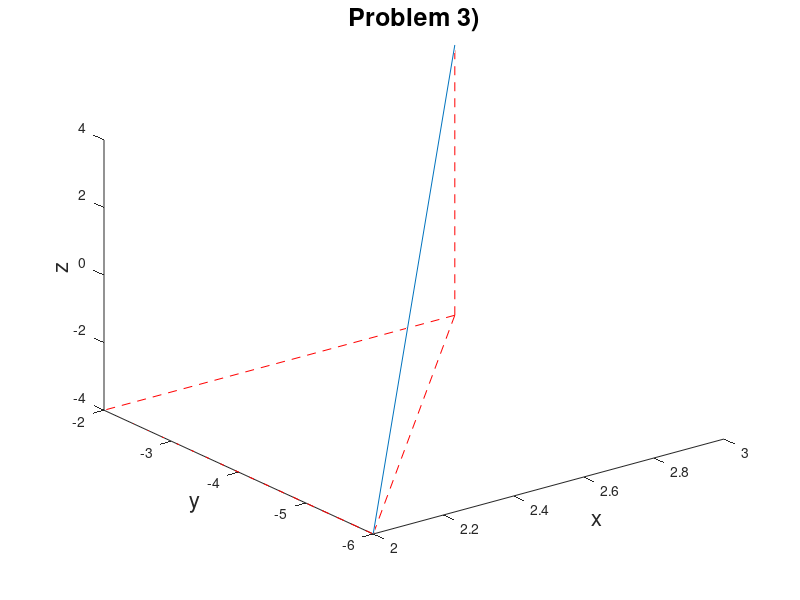
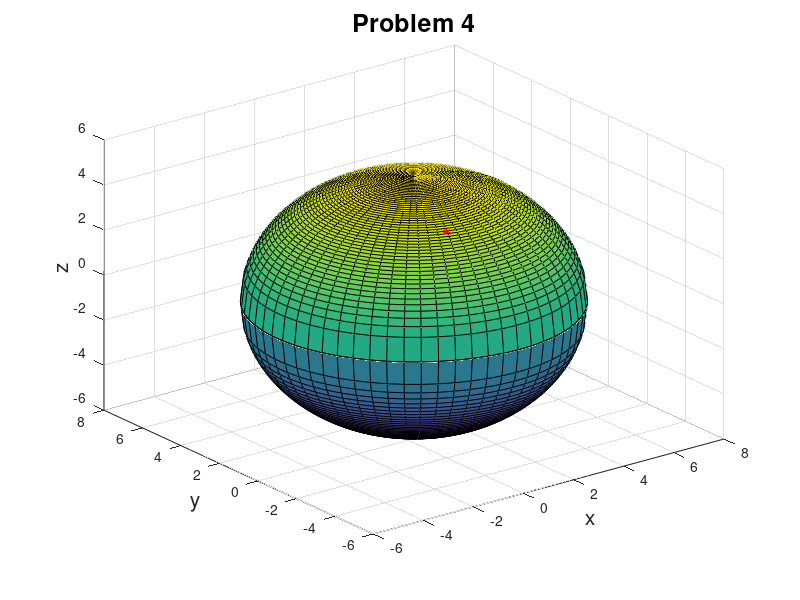
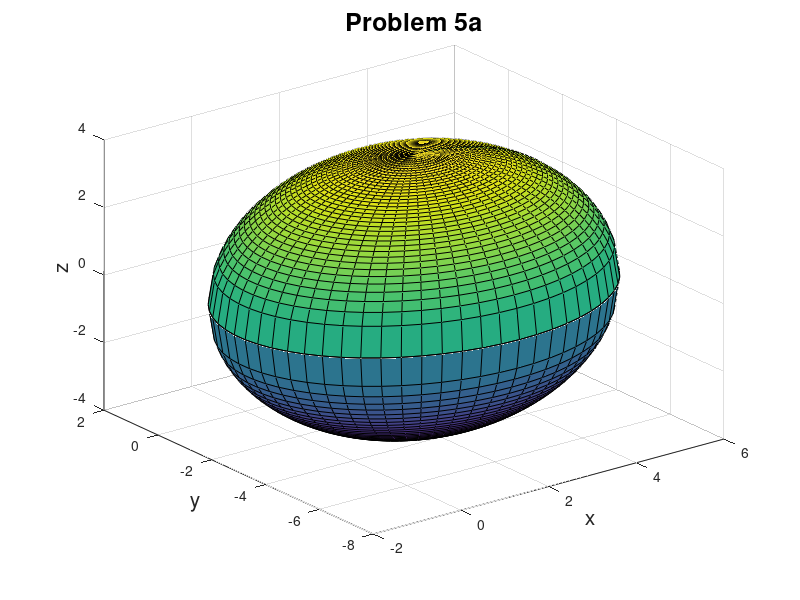
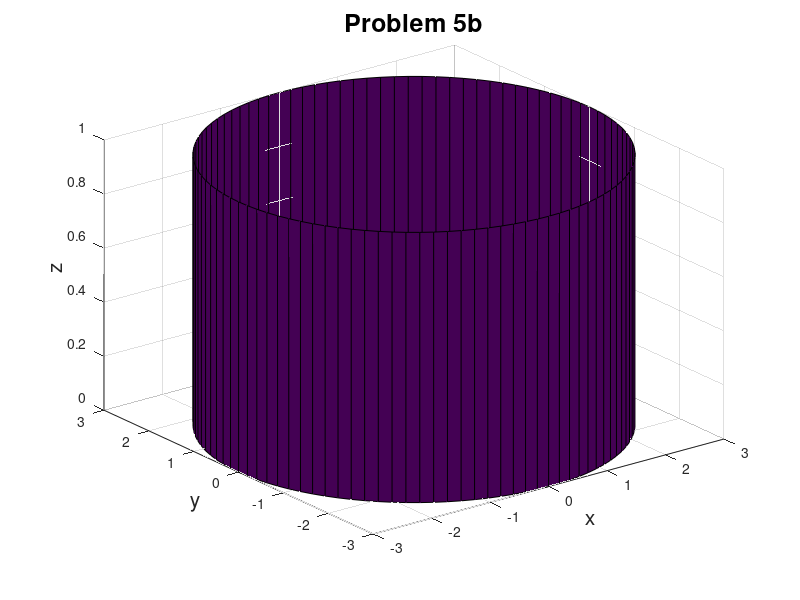

The MATLAB source for these figures, in order: (Note: this script raises an error after producing the figures.)
% Problem 3) - How to plot two points with connections
figure;
plot3([3 2]',[-2 -6]',[4 -4]'); hold on;
plot3([2 2]',[-2 -6]',[-4 -4]','r--');
plot3([3 2]',[-2 -2]',[-4 -4]','r--');
plot3([3 2]',[-2 -6]',[-4 -4]','r--');
plot3([3 3]',[-2 -2]',[-4 4]','r--');
xlabel('x','Fontsize',16);
ylabel('y','Fontsize',16);
zlabel('z','Fontsize',16);
title('Problem 3)','Fontsize',18);

% Problem 4 - Plot a sphere with given diameter
figure;
d1 = [2 4 -5]; d2 = [0 -2 4];
a = (d1(1)+d2(1))/2; b=(d1(2)+d2(2))/2; c=(d1(3)+d2(3))/2; 
r = sqrt( (d1(1)-a)^2 + (d1(2)-b)^2 + (d1(3)-c)^2);
% Since taking the sqrt has two answers
Zp = @(x,y)  sqrt(-(x-a).^2 - (y-b).^2 + r.^2) + c;
Zn = @(x,y) -sqrt(-(x-a).^2 - (y-b).^2 + r.^2) + c;
% Create a circle (using polar coordinates) then
% generate many points inside the circle with 
% meshgrid. Convert these points to cartesian for 
% plotting our surface. I want you to think about 
% why using polar makes this easier to do.
[R,T] = meshgrid(0:.1:r,0:.1:2*pi);
X = R.*cos(T)+a;   Y = R.*sin(T)+b;
% Plot top half, then bottom
surf(X,Y,real(Zp(X,Y)));hold on;
surf(X,Y,real(Zn(X,Y)));
% Plot diameter
plot3([d1(1) d2(1)],[d1(2) d2(2)], [d1(3) d2(3)],'*-r');
% Prettify the plot
title('Problem 4','Fontsize',18);
xlabel('x','Fontsize',15);
ylabel('y','Fontsize',15);
zlabel('z','Fontsize',15);

% Prob 5 - Plot objects
% a) Sphere about (2,-3,0)
figure;
a = 2; b=-3; c=0; r = 4;
Zp = @(x,y)  sqrt(-(x-a).^2 - (y-b).^2 + r.^2) + c;
Zn = @(x,y) -sqrt(-(x-a).^2 - (y-b).^2 + r.^2) + c;
[R,T] = meshgrid(0:.1:r,0:.1:2*pi);
X = R.*cos(T)+a;   Y = R.*sin(T)+b;
% Plot top half, then bottom
surf(X,Y,real(Zp(X,Y)));hold on; surf(X,Y,real(Zn(X,Y)));
title('Problem 5a','Fontsize',18);xlabel('x','Fontsize',15);
ylabel('y','Fontsize',15);zlabel('z','Fontsize',15);

% b) Cylinder 3 units about z-axis
figure;
r = 3;
[X,Y,Z] = cylinder(r,100); surf(X,Y,Z);
title('Problem 5b','Fontsize',18);xlabel('x','Fontsize',15);
ylabel('y','Fontsize',15);zlabel('z','Fontsize',15);

% c) Cylinder 1/2 units about x-axis
figure;
r = 1/2;
[X,Y,Z] = cylinder(r,100); surf(Z,Y,X);
title('Problem 5c','Fontsize',18);xlabel('x','Fontsize',15);
ylabel('y','Fontsize',15);zlabel('z','Fontsize',15);

% d) Planes at y=1 and y=5
figure;
[x,z] = meshgrid(-1:0.1:1); 
y = zeros(size(x, 1)); 
surf(x, y+1, z); hold on;
surf(x, y+5, z); 
title('Problem 5d','Fontsize',18);xlabel('x','Fontsize',15);
ylabel('y','Fontsize',15);zlabel('z','Fontsize',15);


% e) Planes at y=1 and y=5
figure;
p1 = [3 0 0]; p2 = [0 0 3];
[x,y] = meshgrid(-4:0.1:4); % Generate x and y data
A=3/2; B=0; C=-3/2; D=0;
z = -1/C*(A*x + B*y + D); % Solve for z data
surf(x, y, z); hold on;
plot3([p1(1) p2(1)], [p1(2) p2(2)], [p1(3) p2(3)],'*-r');
title('Problem 5e','Fontsize',18);xlabel('x','Fontsize',15);
ylabel('y','Fontsize',15);zlabel('z','Fontsize',15);

% f) Planes at z=4
figure;
[x,y] = meshgrid(-1:0.1:1); 
z = zeros(size(x, 1)); 
surf(x, y, z+4); hold on;
surf(x, y, z+6); 
surf(x, y, z+2); 
title('Problem 5f','Fontsize',18);xlabel('x','Fontsize',15);
ylabel('y','Fontsize',15);zlabel('z','Fontsize',15);


% g) Planes at y=2, x=3, and y=3/2 x
figure;
[x,y] = meshgrid(1:0.1:5,0:.1:4); 
z = zeros(size(x, 1)); 
surf(x, z+2, y); hold on;
surf(z+3, y, x); 
surf(x,x*2/3,y); 
title('Problem 5f','Fontsize',18);xlabel('x','Fontsize',15);
ylabel('y','Fontsize',15);zlabel('z','Fontsize',15);

% h) xy plane and point (0,0,2)
figure;
p = [0 0 2];
[x,y] = meshgrid(-1:.1:1); 
z = zeros(size(x, 1)); 
% Plot point and plane
surf(x, y, z); hold on;
plot3(p(1),p(2),p(3),'r*','Markersize',15);
% plot some lines and their midpoints
r = 1;
zp = @(x,y)  x.^2 + y.^2 + 1;
for i=1:1000
    xr = rand(1)*(-1)^randi([0 1],1);
    yr = rand(1)*(-1)^randi([0 1],1);
    zr = zp(xr,yr);
    p2 = [xr yr 0]; % random point in xy
    plt1=plot3([p(1) xr], [p(2) yr], [p(3) zr],'*-r');
    plt2=plot3([xr p2(1)], [yr p2(2)], [zr p2(3)],'*-r');
    plt1.Color(4) = 0.1;
    plt2.Color(4) = 0.1;
    plot3(xr, yr, zr,'*b');
    %plot3((p(1)+p2(1))/2, (p(2) +p2(2))/2, (p(3) +p2(3))/2,'*b'); %mid
end 
title('Plotting Midpoints Between Plane and Point','Fontsize',18);xlabel('x','Fontsize',15);
ylabel('y','Fontsize',15);zlabel('z','Fontsize',15);

figure
p = [0 0 2];
[x,y] = meshgrid(-1:.1:1); 
z = zeros(size(x, 1)); 
% Plot point and plane
surf(x, y, z); hold on;
plot3(p(1),p(2),p(3),'r*','Markersize',15);
surf(x,y,zp(x,y))
title('Problem 5h','Fontsize',18);xlabel('x','Fontsize',15);
ylabel('y','Fontsize',15);zlabel('z','Fontsize',15);


% Problem 8
p1 = [1,-1,0]; p2 = [-1,2,6];
B = p2-p1;
figure;
plot3([p1(1) p2(1)],[p1(2) p2(2)],[p1(3) p2(3)],'*-r'); hold on;
plot3([0 B(1)], [0 B(2)], [0 B(3)],'g'); 
plot3([0 -B(1)],[0 -B(2)],[0 -B(3)],'b');
title('Problem 8','Fontsize',18);xlabel('x','Fontsize',15);
ylabel('y','Fontsize',15);zlabel('z','Fontsize',15);
